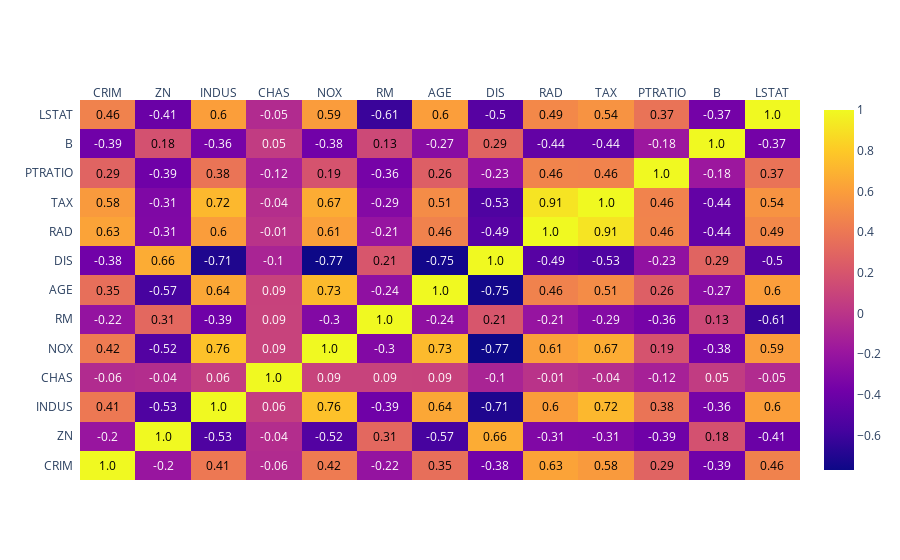

Notebook cell for this chart:
### Code cell
display(figure2)

### Figure 1 — Plotly figure (JSON) as saved in the notebook; plotly's stock layout.template omitted (floating-point values rounded to 4 significant figures; data arrays with more than 128 entries replaced by an {"elided": "..."} marker saying what was removed)
{"data": [{"colorscale": [[0, "#0d0887"], [0.1111, "#46039f"], [0.2222, "#7201a8"], [0.3333, "#9c179e"], [0.4444, "#bd3786"], [0.5556, "#d8576b"], [0.6667, "#ed7953"], [0.7778, "#fb9f3a"], [0.8889, "#fdca26"], [1, "#f0f921"]], "reversescale": false, "showscale": true, "type": "heatmap", "x": ["CRIM", "ZN", "INDUS", "CHAS", "NOX", "RM", "AGE", "DIS", "RAD", "TAX", "PTRATIO", "B", "LSTAT"], "y": ["CRIM", "ZN", "INDUS", "CHAS", "NOX", "RM", "AGE", "DIS", "RAD", "TAX", "PTRATIO", "B", "LSTAT"], "z": {"elided": "13x13 float values"}}], "layout": {"annotations": [{"font": {"color": "#000000"}, "showarrow": false, "text": "1.0", "x": "CRIM", "xref": "x", "y": "CRIM", "yref": "y"}, {"font": {"color": "#FFFFFF"}, "showarrow": false, "text": "-0.2", "x": "ZN", "xref": "x", "y": "CRIM", "yref": "y"}, {"font": {"color": "#000000"}, "showarrow": false, "text": "0.41", "x": "INDUS", "xref": "x", "y": "CRIM", "yref": "y"}, {"font": {"color": "#FFFFFF"}, "showarrow": false, "text": "-0.06", "x": "CHAS", "xref": "x", "y": "CRIM", "yref": "y"}, {"font": {"color": "#000000"}, "showarrow": false, "text": "0.42", "x": "NOX", "xref": "x", "y": "CRIM", "yref": "y"}, {"font": {"color": "#FFFFFF"}, "showarrow": false, "text": "-0.22", "x": "RM", "xref": "x", "y": "CRIM", "yref": "y"}, {"font": {"color": "#000000"}, "showarrow": false, "text": "0.35", "x": "AGE", "xref": "x", "y": "CRIM", "yref": "y"}, {"font": {"color": "#FFFFFF"}, "showarrow": false, "text": "-0.38", "x": "DIS", "xref": "x", "y": "CRIM", "yref": "y"}, {"font": {"color": "#000000"}, "showarrow": false, "text": "0.63", "x": "RAD", "xref": "x", "y": "CRIM", "yref": "y"}, {"font": {"color": "#000000"}, "showarrow": false, "text": "0.58", "x": "TAX", "xref": "x", "y": "CRIM", "yref": "y"}, {"font": {"color": "#000000"}, "showarrow": false, "text": "0.29", "x": "PTRATIO", "xref": "x", "y": "CRIM", "yref": "y"}, {"font": {"color": "#FFFFFF"}, "showarrow": false, "text": "-0.39", "x": "B", "xref": "x", "y": "CRIM", "yref": "y"}, {"font": {"color": "#000000"}, "showarrow": false, "text": "0.46", "x": "LSTAT", "xref": "x", "y": "CRIM", "yref": "y"}, {"font": {"color": "#FFFFFF"}, "showarrow": false, "text": "-0.2", "x": "CRIM", "xref": "x", "y": "ZN", "yref": "y"}, {"font": {"color": "#000000"}, "showarrow": false, "text": "1.0", "x": "ZN", "xref": "x", "y": "ZN", "yref": "y"}, {"font": {"color": "#FFFFFF"}, "showarrow": false, "text": "-0.53", "x": "INDUS", "xref": "x", "y": "ZN", "yref": "y"}, {"font": {"color": "#FFFFFF"}, "showarrow": false, "text": "-0.04", "x": "CHAS", "xref": "x", "y": "ZN", "yref": "y"}, {"font": {"color": "#FFFFFF"}, "showarrow": false, "text": "-0.52", "x": "NOX", "xref": "x", "y": "ZN", "yref": "y"}, {"font": {"color": "#000000"}, "showarrow": false, "text": "0.31", "x": "RM", "xref": "x", "y": "ZN", "yref": "y"}, {"font": {"color": "#FFFFFF"}, "showarrow": false, "text": "-0.57", "x": "AGE", "xref": "x", "y": "ZN", "yref": "y"}, {"font": {"color": "#000000"}, "showarrow": false, "text": "0.66", "x": "DIS", "xref": "x", "y": "ZN", "yref": "y"}, {"font": {"color": "#FFFFFF"}, "showarrow": false, "text": "-0.31", "x": "RAD", "xref": "x", "y": "ZN", "yref": "y"}, {"font": {"color": "#FFFFFF"}, "showarrow": false, "text": "-0.31", "x": "TAX", "xref": "x", "y": "ZN", "yref": "y"}, {"font": {"color": "#FFFFFF"}, "showarrow": false, "text": "-0.39", "x": "PTRATIO", "xref": "x", "y": "ZN", "yref": "y"}, {"font": {"color": "#000000"}, "showarrow": false, "text": "0.18", "x": "B", "xref": "x", "y": "ZN", "yref": "y"}, {"font": {"color": "#FFFFFF"}, "showarrow": false, "text": "-0.41", "x": "LSTAT", "xref": "x", "y": "ZN", "yref": "y"}, {"font": {"color": "#000000"}, "showarrow": false, "text": "0.41", "x": "CRIM", "xref": "x", "y": "INDUS", "yref": "y"}, {"font": {"color": "#FFFFFF"}, "showarrow": false, "text": "-0.53", "x": "ZN", "xref": "x", "y": "INDUS", "yref": "y"}, {"font": {"color": "#000000"}, "showarrow": false, "text": "1.0", "x": "INDUS", "xref": "x", "y": "INDUS", "yref": "y"}, {"font": {"color": "#FFFFFF"}, "showarrow": false, "text": "0.06", "x": "CHAS", "xref": "x", "y": "INDUS", "yref": "y"}, {"font": {"color": "#000000"}, "showarrow": false, "text": "0.76", "x": "NOX", "xref": "x", "y": "INDUS", "yref": "y"}, {"font": {"color": "#FFFFFF"}, "showarrow": false, "text": "-0.39", "x": "RM", "xref": "x", "y": "INDUS", "yref": "y"}, {"font": {"color": "#000000"}, "showarrow": false, "text": "0.64", "x": "AGE", "xref": "x", "y": "INDUS", "yref": "y"}, {"font": {"color": "#FFFFFF"}, "showarrow": false, "text": "-0.71", "x": "DIS", "xref": "x", "y": "INDUS", "yref": "y"}, {"font": {"color": "#000000"}, "showarrow": false, "text": "0.6", "x": "RAD", "xref": "x", "y": "INDUS", "yref": "y"}, {"font": {"color": "#000000"}, "showarrow": false, "text": "0.72", "x": "TAX", "xref": "x", "y": "INDUS", "yref": "y"}, {"font": {"color": "#000000"}, "showarrow": false, "text": "0.38", "x": "PTRATIO", "xref": "x", "y": "INDUS", "yref": "y"}, {"font": {"color": "#FFFFFF"}, "showarrow": false, "text": "-0.36", "x": "B", "xref": "x", "y": "INDUS", "yref": "y"}, {"font": {"color": "#000000"}, "showarrow": false, "text": "0.6", "x": "LSTAT", "xref": "x", "y": "INDUS", "yref": "y"}, {"font": {"color": "#FFFFFF"}, "showarrow": false, "text": "-0.06", "x": "CRIM", "xref": "x", "y": "CHAS", "yref": "y"}, {"font": {"color": "#FFFFFF"}, "showarrow": false, "text": "-0.04", "x": "ZN", "xref": "x", "y": "CHAS", "yref": "y"}, {"font": {"color": "#FFFFFF"}, "showarrow": false, "text": "0.06", "x": "INDUS", "xref": "x", "y": "CHAS", "yref": "y"}, {"font": {"color": "#000000"}, "showarrow": false, "text": "1.0", "x": "CHAS", "xref": "x", "y": "CHAS", "yref": "y"}, {"font": {"color": "#FFFFFF"}, "showarrow": false, "text": "0.09", "x": "NOX", "xref": "x", "y": "CHAS", "yref": "y"}, {"font": {"color": "#FFFFFF"}, "showarrow": false, "text": "0.09", "x": "RM", "xref": "x", "y": "CHAS", "yref": "y"}, {"font": {"color": "#FFFFFF"}, "showarrow": false, "text": "0.09", "x": "AGE", "xref": "x", "y": "CHAS", "yref": "y"}, {"font": {"color": "#FFFFFF"}, "showarrow": false, "text": "-0.1", "x": "DIS", "xref": "x", "y": "CHAS", "yref": "y"}, {"font": {"color": "#FFFFFF"}, "showarrow": false, "text": "-0.01", "x": "RAD", "xref": "x", "y": "CHAS", "yref": "y"}, {"font": {"color": "#FFFFFF"}, "showarrow": false, "text": "-0.04", "x": "TAX", "xref": "x", "y": "CHAS", "yref": "y"}, {"font": {"color": "#FFFFFF"}, "showarrow": false, "text": "-0.12", "x": "PTRATIO", "xref": "x", "y": "CHAS", "yref": "y"}, {"font": {"color": "#FFFFFF"}, "showarrow": false, "text": "0.05", "x": "B", "xref": "x", "y": "CHAS", "yref": "y"}, {"font": {"color": "#FFFFFF"}, "showarrow": false, "text": "-0.05", "x": "LSTAT", "xref": "x", "y": "CHAS", "yref": "y"}, {"font": {"color": "#000000"}, "showarrow": false, "text": "0.42", "x": "CRIM", "xref": "x", "y": "NOX", "yref": "y"}, {"font": {"color": "#FFFFFF"}, "showarrow": false, "text": "-0.52", "x": "ZN", "xref": "x", "y": "NOX", "yref": "y"}, {"font": {"color": "#000000"}, "showarrow": false, "text": "0.76", "x": "INDUS", "xref": "x", "y": "NOX", "yref": "y"}, {"font": {"color": "#FFFFFF"}, "showarrow": false, "text": "0.09", "x": "CHAS", "xref": "x", "y": "NOX", "yref": "y"}, {"font": {"color": "#000000"}, "showarrow": false, "text": "1.0", "x": "NOX", "xref": "x", "y": "NOX", "yref": "y"}, {"font": {"color": "#FFFFFF"}, "showarrow": false, "text": "-0.3", "x": "RM", "xref": "x", "y": "NOX", "yref": "y"}, {"font": {"color": "#000000"}, "showarrow": false, "text": "0.73", "x": "AGE", "xref": "x", "y": "NOX", "yref": "y"}, {"font": {"color": "#FFFFFF"}, "showarrow": false, "text": "-0.77", "x": "DIS", "xref": "x", "y": "NOX", "yref": "y"}, {"font": {"color": "#000000"}, "showarrow": false, "text": "0.61", "x": "RAD", "xref": "x", "y": "NOX", "yref": "y"}, {"font": {"color": "#000000"}, "showarrow": false, "text": "0.67", "x": "TAX", "xref": "x", "y": "NOX", "yref": "y"}, {"font": {"color": "#000000"}, "showarrow": false, "text": "0.19", "x": "PTRATIO", "xref": "x", "y": "NOX", "yref": "y"}, {"font": {"color": "#FFFFFF"}, "showarrow": false, "text": "-0.38", "x": "B", "xref": "x", "y": "NOX", "yref": "y"}, {"font": {"color": "#000000"}, "showarrow": false, "text": "0.59", "x": "LSTAT", "xref": "x", "y": "NOX", "yref": "y"}, {"font": {"color": "#FFFFFF"}, "showarrow": false, "text": "-0.22", "x": "CRIM", "xref": "x", "y": "RM", "yref": "y"}, {"font": {"color": "#000000"}, "showarrow": false, "text": "0.31", "x": "ZN", "xref": "x", "y": "RM", "yref": "y"}, {"font": {"color": "#FFFFFF"}, "showarrow": false, "text": "-0.39", "x": "INDUS", "xref": "x", "y": "RM", "yref": "y"}, {"font": {"color": "#FFFFFF"}, "showarrow": false, "text": "0.09", "x": "CHAS", "xref": "x", "y": "RM", "yref": "y"}, {"font": {"color": "#FFFFFF"}, "showarrow": false, "text": "-0.3", "x": "NOX", "xref": "x", "y": "RM", "yref": "y"}, {"font": {"color": "#000000"}, "showarrow": false, "text": "1.0", "x": "RM", "xref": "x", "y": "RM", "yref": "y"}, {"font": {"color": "#FFFFFF"}, "showarrow": false, "text": "-0.24", "x": "AGE", "xref": "x", "y": "RM", "yref": "y"}, {"font": {"color": "#000000"}, "showarrow": false, "text": "0.21", "x": "DIS", "xref": "x", "y": "RM", "yref": "y"}, {"font": {"color": "#FFFFFF"}, "showarrow": false, "text": "-0.21", "x": "RAD", "xref": "x", "y": "RM", "yref": "y"}, {"font": {"color": "#FFFFFF"}, "showarrow": false, "text": "-0.29", "x": "TAX", "xref": "x", "y": "RM", "yref": "y"}, {"font": {"color": "#FFFFFF"}, "showarrow": false, "text": "-0.36", "x": "PTRATIO", "xref": "x", "y": "RM", "yref": "y"}, {"font": {"color": "#000000"}, "showarrow": false, "text": "0.13", "x": "B", "xref": "x", "y": "RM", "yref": "y"}, {"font": {"color": "#FFFFFF"}, "showarrow": false, "text": "-0.61", "x": "LSTAT", "xref": "x", "y": "RM", "yref": "y"}, {"font": {"color": "#000000"}, "showarrow": false, "text": "0.35", "x": "CRIM", "xref": "x", "y": "AGE", "yref": "y"}, {"font": {"color": "#FFFFFF"}, "showarrow": false, "text": "-0.57", "x": "ZN", "xref": "x", "y": "AGE", "yref": "y"}, {"font": {"color": "#000000"}, "showarrow": false, "text": "0.64", "x": "INDUS", "xref": "x", "y": "AGE", "yref": "y"}, {"font": {"color": "#FFFFFF"}, "showarrow": false, "text": "0.09", "x": "CHAS", "xref": "x", "y": "AGE", "yref": "y"}, {"font": {"color": "#000000"}, "showarrow": false, "text": "0.73", "x": "NOX", "xref": "x", "y": "AGE", "yref": "y"}, {"font": {"color": "#FFFFFF"}, "showarrow": false, "text": "-0.24", "x": "RM", "xref": "x", "y": "AGE", "yref": "y"}, {"font": {"color": "#000000"}, "showarrow": false, "text": "1.0", "x": "AGE", "xref": "x", "y": "AGE", "yref": "y"}, {"font": {"color": "#FFFFFF"}, "showarrow": false, "text": "-0.75", "x": "DIS", "xref": "x", "y": "AGE", "yref": "y"}, {"font": {"color": "#000000"}, "showarrow": false, "text": "0.46", "x": "RAD", "xref": "x", "y": "AGE", "yref": "y"}, {"font": {"color": "#000000"}, "showarrow": false, "text": "0.51", "x": "TAX", "xref": "x", "y": "AGE", "yref": "y"}, {"font": {"color": "#000000"}, "showarrow": false, "text": "0.26", "x": "PTRATIO", "xref": "x", "y": "AGE", "yref": "y"}, {"font": {"color": "#FFFFFF"}, "showarrow": false, "text": "-0.27", "x": "B", "xref": "x", "y": "AGE", "yref": "y"}, {"font": {"color": "#000000"}, "showarrow": false, "text": "0.6", "x": "LSTAT", "xref": "x", "y": "AGE", "yref": "y"}, {"font": {"color": "#FFFFFF"}, "showarrow": false, "text": "-0.38", "x": "CRIM", "xref": "x", "y": "DIS", "yref": "y"}, {"font": {"color": "#000000"}, "showarrow": false, "text": "0.66", "x": "ZN", "xref": "x", "y": "DIS", "yref": "y"}, {"font": {"color": "#FFFFFF"}, "showarrow": false, "text": "-0.71", "x": "INDUS", "xref": "x", "y": "DIS", "yref": "y"}, {"font": {"color": "#FFFFFF"}, "showarrow": false, "text": "-0.1", "x": "CHAS", "xref": "x", "y": "DIS", "yref": "y"}, {"font": {"color": "#FFFFFF"}, "showarrow": false, "text": "-0.77", "x": "NOX", "xref": "x", "y": "DIS", "yref": "y"}, {"font": {"color": "#000000"}, "showarrow": false, "text": "0.21", "x": "RM", "xref": "x", "y": "DIS", "yref": "y"}, {"font": {"color": "#FFFFFF"}, "showarrow": false, "text": "-0.75", "x": "AGE", "xref": "x", "y": "DIS", "yref": "y"}, {"font": {"color": "#000000"}, "showarrow": false, "text": "1.0", "x": "DIS", "xref": "x", "y": "DIS", "yref": "y"}, {"font": {"color": "#FFFFFF"}, "showarrow": false, "text": "-0.49", "x": "RAD", "xref": "x", "y": "DIS", "yref": "y"}, {"font": {"color": "#FFFFFF"}, "showarrow": false, "text": "-0.53", "x": "TAX", "xref": "x", "y": "DIS", "yref": "y"}, {"font": {"color": "#FFFFFF"}, "showarrow": false, "text": "-0.23", "x": "PTRATIO", "xref": "x", "y": "DIS", "yref": "y"}, {"font": {"color": "#000000"}, "showarrow": false, "text": "0.29", "x": "B", "xref": "x", "y": "DIS", "yref": "y"}, {"font": {"color": "#FFFFFF"}, "showarrow": false, "text": "-0.5", "x": "LSTAT", "xref": "x", "y": "DIS", "yref": "y"}, {"font": {"color": "#000000"}, "showarrow": false, "text": "0.63", "x": "CRIM", "xref": "x", "y": "RAD", "yref": "y"}, {"font": {"color": "#FFFFFF"}, "showarrow": false, "text": "-0.31", "x": "ZN", "xref": "x", "y": "RAD", "yref": "y"}, {"font": {"color": "#000000"}, "showarrow": false, "text": "0.6", "x": "INDUS", "xref": "x", "y": "RAD", "yref": "y"}, {"font": {"color": "#FFFFFF"}, "showarrow": false, "text": "-0.01", "x": "CHAS", "xref": "x", "y": "RAD", "yref": "y"}, {"font": {"color": "#000000"}, "showarrow": false, "text": "0.61", "x": "NOX", "xref": "x", "y": "RAD", "yref": "y"}, {"font": {"color": "#FFFFFF"}, "showarrow": false, "text": "-0.21", "x": "RM", "xref": "x", "y": "RAD", "yref": "y"}, {"font": {"color": "#000000"}, "showarrow": false, "text": "0.46", "x": "AGE", "xref": "x", "y": "RAD", "yref": "y"}, {"font": {"color": "#FFFFFF"}, "showarrow": false, "text": "-0.49", "x": "DIS", "xref": "x", "y": "RAD", "yref": "y"}, {"font": {"color": "#000000"}, "showarrow": false, "text": "1.0", "x": "RAD", "xref": "x", "y": "RAD", "yref": "y"}, {"font": {"color": "#000000"}, "showarrow": false, "text": "0.91", "x": "TAX", "xref": "x", "y": "RAD", "yref": "y"}, {"font": {"color": "#000000"}, "showarrow": false, "text": "0.46", "x": "PTRATIO", "xref": "x", "y": "RAD", "yref": "y"}, {"font": {"color": "#FFFFFF"}, "showarrow": false, "text": "-0.44", "x": "B", "xref": "x", "y": "RAD", "yref": "y"}, {"font": {"color": "#000000"}, "showarrow": false, "text": "0.49", "x": "LSTAT", "xref": "x", "y": "RAD", "yref": "y"}, {"font": {"color": "#000000"}, "showarrow": false, "text": "0.58", "x": "CRIM", "xref": "x", "y": "TAX", "yref": "y"}, {"font": {"color": "#FFFFFF"}, "showarrow": false, "text": "-0.31", "x": "ZN", "xref": "x", "y": "TAX", "yref": "y"}, {"font": {"color": "#000000"}, "showarrow": false, "text": "0.72", "x": "INDUS", "xref": "x", "y": "TAX", "yref": "y"}, {"font": {"color": "#FFFFFF"}, "showarrow": false, "text": "-0.04", "x": "CHAS", "xref": "x", "y": "TAX", "yref": "y"}, {"font": {"color": "#000000"}, "showarrow": false, "text": "0.67", "x": "NOX", "xref": "x", "y": "TAX", "yref": "y"}, {"font": {"color": "#FFFFFF"}, "showarrow": false, "text": "-0.29", "x": "RM", "xref": "x", "y": "TAX", "yref": "y"}, {"font": {"color": "#000000"}, "showarrow": false, "text": "0.51", "x": "AGE", "xref": "x", "y": "TAX", "yref": "y"}, {"font": {"color": "#FFFFFF"}, "showarrow": false, "text": "-0.53", "x": "DIS", "xref": "x", "y": "TAX", "yref": "y"}, {"font": {"color": "#000000"}, "showarrow": false, "text": "0.91", "x": "RAD", "xref": "x", "y": "TAX", "yref": "y"}, {"font": {"color": "#000000"}, "showarrow": false, "text": "1.0", "x": "TAX", "xref": "x", "y": "TAX", "yref": "y"}, {"font": {"color": "#000000"}, "showarrow": false, "text": "0.46", "x": "PTRATIO", "xref": "x", "y": "TAX", "yref": "y"}, {"font": {"color": "#FFFFFF"}, "showarrow": false, "text": "-0.44", "x": "B", "xref": "x", "y": "TAX", "yref": "y"}, {"font": {"color": "#000000"}, "showarrow": false, "text": "0.54", "x": "LSTAT", "xref": "x", "y": "TAX", "yref": "y"}, {"font": {"color": "#000000"}, "showarrow": false, "text": "0.29", "x": "CRIM", "xref": "x", "y": "PTRATIO", "yref": "y"}, {"font": {"color": "#FFFFFF"}, "showarrow": false, "text": "-0.39", "x": "ZN", "xref": "x", "y": "PTRATIO", "yref": "y"}, {"font": {"color": "#000000"}, "showarrow": false, "text": "0.38", "x": "INDUS", "xref": "x", "y": "PTRATIO", "yref": "y"}, {"font": {"color": "#FFFFFF"}, "showarrow": false, "text": "-0.12", "x": "CHAS", "xref": "x", "y": "PTRATIO", "yref": "y"}, {"font": {"color": "#000000"}, "showarrow": false, "text": "0.19", "x": "NOX", "xref": "x", "y": "PTRATIO", "yref": "y"}, {"font": {"color": "#FFFFFF"}, "showarrow": false, "text": "-0.36", "x": "RM", "xref": "x", "y": "PTRATIO", "yref": "y"}, {"font": {"color": "#000000"}, "showarrow": false, "text": "0.26", "x": "AGE", "xref": "x", "y": "PTRATIO", "yref": "y"}, {"font": {"color": "#FFFFFF"}, "showarrow": false, "text": "-0.23", "x": "DIS", "xref": "x", "y": "PTRATIO", "yref": "y"}, {"font": {"color": "#000000"}, "showarrow": false, "text": "0.46", "x": "RAD", "xref": "x", "y": "PTRATIO", "yref": "y"}, {"font": {"color": "#000000"}, "showarrow": false, "text": "0.46", "x": "TAX", "xref": "x", "y": "PTRATIO", "yref": "y"}, {"font": {"color": "#000000"}, "showarrow": false, "text": "1.0", "x": "PTRATIO", "xref": "x", "y": "PTRATIO", "yref": "y"}, {"font": {"color": "#FFFFFF"}, "showarrow": false, "text": "-0.18", "x": "B", "xref": "x", "y": "PTRATIO", "yref": "y"}, {"font": {"color": "#000000"}, "showarrow": false, "text": "0.37", "x": "LSTAT", "xref": "x", "y": "PTRATIO", "yref": "y"}, {"font": {"color": "#FFFFFF"}, "showarrow": false, "text": "-0.39", "x": "CRIM", "xref": "x", "y": "B", "yref": "y"}, {"font": {"color": "#000000"}, "showarrow": false, "text": "0.18", "x": "ZN", "xref": "x", "y": "B", "yref": "y"}, {"font": {"color": "#FFFFFF"}, "showarrow": false, "text": "-0.36", "x": "INDUS", "xref": "x", "y": "B", "yref": "y"}, {"font": {"color": "#FFFFFF"}, "showarrow": false, "text": "0.05", "x": "CHAS", "xref": "x", "y": "B", "yref": "y"}, {"font": {"color": "#FFFFFF"}, "showarrow": false, "text": "-0.38", "x": "NOX", "xref": "x", "y": "B", "yref": "y"}, {"font": {"color": "#000000"}, "showarrow": false, "text": "0.13", "x": "RM", "xref": "x", "y": "B", "yref": "y"}, {"font": {"color": "#FFFFFF"}, "showarrow": false, "text": "-0.27", "x": "AGE", "xref": "x", "y": "B", "yref": "y"}, {"font": {"color": "#000000"}, "showarrow": false, "text": "0.29", "x": "DIS", "xref": "x", "y": "B", "yref": "y"}, {"font": {"color": "#FFFFFF"}, "showarrow": false, "text": "-0.44", "x": "RAD", "xref": "x", "y": "B", "yref": "y"}, {"font": {"color": "#FFFFFF"}, "showarrow": false, "text": "-0.44", "x": "TAX", "xref": "x", "y": "B", "yref": "y"}, {"font": {"color": "#FFFFFF"}, "showarrow": false, "text": "-0.18", "x": "PTRATIO", "xref": "x", "y": "B", "yref": "y"}, {"font": {"color": "#000000"}, "showarrow": false, "text": "1.0", "x": "B", "xref": "x", "y": "B", "yref": "y"}, {"font": {"color": "#FFFFFF"}, "showarrow": false, "text": "-0.37", "x": "LSTAT", "xref": "x", "y": "B", "yref": "y"}, {"font": {"color": "#000000"}, "showarrow": false, "text": "0.46", "x": "CRIM", "xref": "x", "y": "LSTAT", "yref": "y"}, {"font": {"color": "#FFFFFF"}, "showarrow": false, "text": "-0.41", "x": "ZN", "xref": "x", "y": "LSTAT", "yref": "y"}, {"font": {"color": "#000000"}, "showarrow": false, "text": "0.6", "x": "INDUS", "xref": "x", "y": "LSTAT", "yref": "y"}, {"font": {"color": "#FFFFFF"}, "showarrow": false, "text": "-0.05", "x": "CHAS", "xref": "x", "y": "LSTAT", "yref": "y"}, {"font": {"color": "#000000"}, "showarrow": false, "text": "0.59", "x": "NOX", "xref": "x", "y": "LSTAT", "yref": "y"}, {"font": {"color": "#FFFFFF"}, "showarrow": false, "text": "-0.61", "x": "RM", "xref": "x", "y": "LSTAT", "yref": "y"}, {"font": {"color": "#000000"}, "showarrow": false, "text": "0.6", "x": "AGE", "xref": "x", "y": "LSTAT", "yref": "y"}, {"font": {"color": "#FFFFFF"}, "showarrow": false, "text": "-0.5", "x": "DIS", "xref": "x", "y": "LSTAT", "yref": "y"}, {"font": {"color": "#000000"}, "showarrow": false, "text": "0.49", "x": "RAD", "xref": "x", "y": "LSTAT", "yref": "y"}, {"font": {"color": "#000000"}, "showarrow": false, "text": "0.54", "x": "TAX", "xref": "x", "y": "LSTAT", "yref": "y"}, {"font": {"color": "#000000"}, "showarrow": false, "text": "0.37", "x": "PTRATIO", "xref": "x", "y": "LSTAT", "yref": "y"}, {"font": {"color": "#FFFFFF"}, "showarrow": false, "text": "-0.37", "x": "B", "xref": "x", "y": "LSTAT", "yref": "y"}, {"font": {"color": "#000000"}, "showarrow": false, "text": "1.0", "x": "LSTAT", "xref": "x", "y": "LSTAT", "yref": "y"}], "xaxis": {"dtick": 1, "gridcolor": "rgb(0, 0, 0)", "side": "top", "ticks": ""}, "yaxis": {"dtick": 1, "ticks": "", "ticksuffix": "  "}}}
